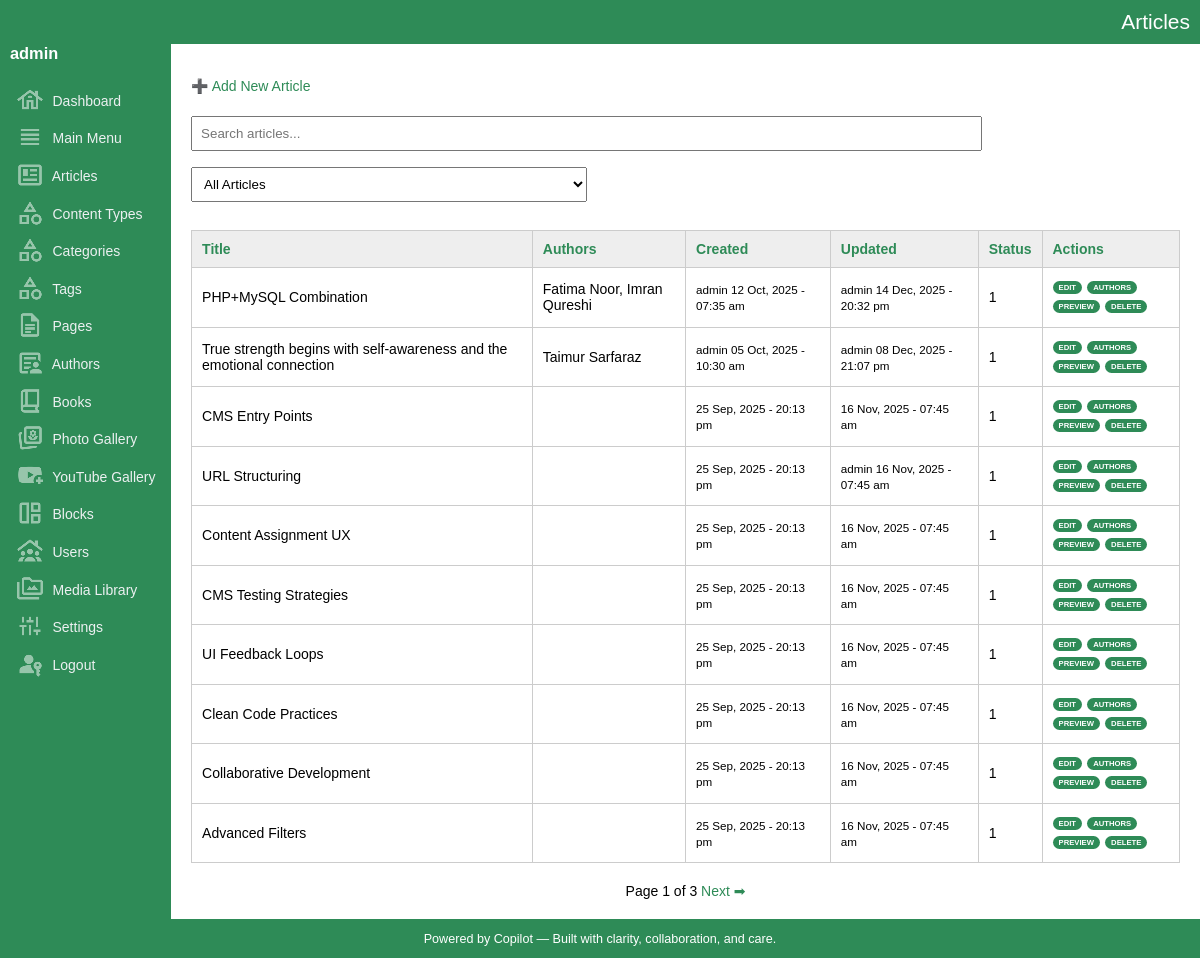
The page /admin/articles/list.php (signed in) on the database as committed earlier.
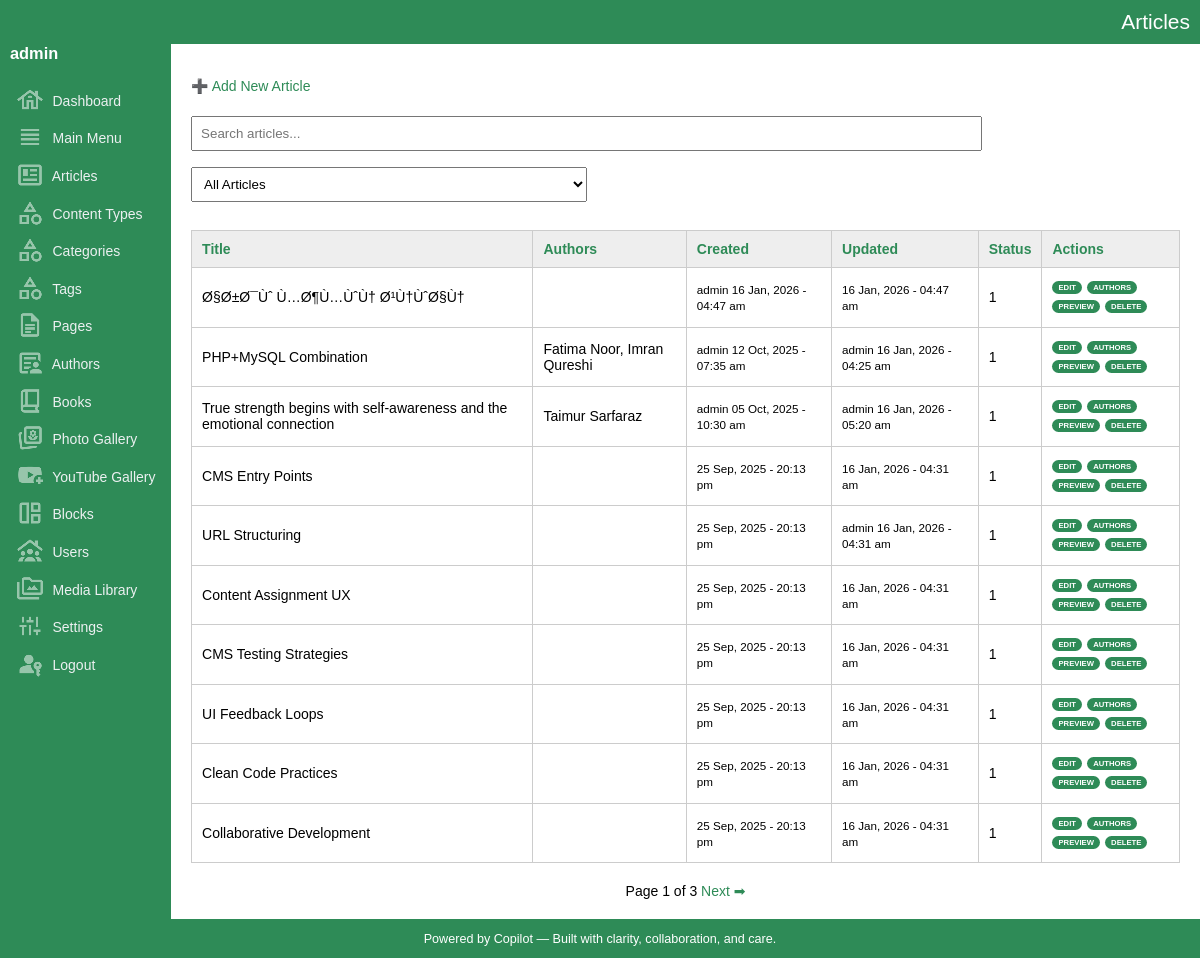
The same page on the database as committed later.
### tables this page shows
CREATE TABLE IF NOT EXISTS `articles` (
  `key_articles` int(10) UNSIGNED NOT NULL AUTO_INCREMENT,
  `key_media_banner` int(10) UNSIGNED DEFAULT '0',
  `document_code` varchar(50) NOT NULL DEFAULT '',
  `title` varchar(300) NOT NULL DEFAULT '',
  `title_sub` varchar(300) NOT NULL DEFAULT '',
  `article_snippet` varchar(1000) NOT NULL DEFAULT '',
  `article_content` mediumtext NOT NULL,
  `content_type` varchar(300) NOT NULL DEFAULT '',
  `content_direction` varchar(50) NOT NULL DEFAULT 'ltr',
  `book_indent_level` tinyint(4) NOT NULL DEFAULT '0',
  `url` varchar(200) NOT NULL DEFAULT '',
  `banner_image_url` varchar(2000) DEFAULT '',
  `sort` smallint(6) NOT NULL DEFAULT '0',
  `entry_date_time` datetime NOT NULL DEFAULT CURRENT_TIMESTAMP,
  `update_date_time` datetime NOT NULL DEFAULT CURRENT_TIMESTAMP ON UPDATE CURRENT_TIMESTAMP,
  `created_by` int(10) UNSIGNED DEFAULT NULL,
  `updated_by` int(10) UNSIGNED DEFAULT NULL,
  `is_featured` tinyint(1) NOT NULL DEFAULT '0',
  `show_on_home` tinyint(1) NOT NULL DEFAULT '1',
  `show_in_listing` tinyint(1) NOT NULL DEFAULT '1',
  `is_active` tinyint(1) DEFAULT '1',
  PRIMARY KEY (`key_articles`),
  KEY `fk_articles_media` (`key_media_banner`),
  KEY `entry_date_time` (`entry_date_time`),
  KEY `update_date_time` (`update_date_time`),
  KEY `is_active` (`is_active`),
  KEY `is_featured` (`is_featured`),
  KEY `document_code` (`document_code`)
);

CREATE TABLE IF NOT EXISTS `users` (
  `key_user` int(10) UNSIGNED NOT NULL AUTO_INCREMENT,
  `key_media_banner` int(10) UNSIGNED NOT NULL,
  `name` varchar(200) NOT NULL DEFAULT '',
  `username` varchar(100) NOT NULL,
  `password_hash` varchar(255) NOT NULL,
  `email` varchar(200) DEFAULT NULL,
  `role` enum('admin','editor','viewer') DEFAULT 'viewer',
  `is_active` tinyint(1) DEFAULT '1',
  `entry_date_time` datetime DEFAULT CURRENT_TIMESTAMP,
  `update_date_time` datetime DEFAULT CURRENT_TIMESTAMP ON UPDATE CURRENT_TIMESTAMP,
  `phone` varchar(20) DEFAULT NULL,
  `address` text,
  `city` varchar(100) DEFAULT NULL,
  `state` varchar(100) DEFAULT NULL,
  `country` varchar(100) DEFAULT NULL,
  `description` text,
  `url` varchar(200) DEFAULT NULL,
  `banner_image_url` varchar(2000) NOT NULL,
  PRIMARY KEY (`key_user`),
  UNIQUE KEY `username` (`username`)
);

### admin/articles/list.php (the view, shortened to what this page needs)
<?php
include_once('../../dbconnection.php');
include_once('../functions.php');
include_once('../layout.php');
?>
<?php startLayout("Articles"); ?>
<p><a href="#" onclick="openModal()">➕ Add New Article</a></p>
<form method="get">
    <input type="text" name="q" placeholder="Search articles..." value="<?= htmlspecialchars($_GET['q'] ?? '') ?>">
    <select name="filter" onchange="this.form.submit()">
        <option value="">All Articles</option>
    </select>
</form>
<table>
	<thead>
		<tr>
			<th><?= sortLink('Title', 'title', $_GET['sort'] ?? '', $_GET['dir'] ?? '') ?></th>
			<th>Authors</th>
			<th><?= sortLink('Created', 'entry_date_time', $_GET['sort'] ?? '', $_GET['dir'] ?? '') ?></th>
			<th><?= sortLink('Updated', 'update_date_time', $_GET['sort'] ?? '', $_GET['dir'] ?? '') ?></th>
			<th><?= sortLink('Status', 'is_active', $_GET['sort'] ?? '', $_GET['dir'] ?? '') ?></th>
			<th>Actions</th>
		</tr>
	</thead>
	<tbody>
	<?php
	$limit = 10;
	$page = isset($_GET['page']) ? max(1, intval($_GET['page'])) : 1;
	$offset = ($page - 1) * $limit;
	$q = $_GET['q'] ?? '';
	$q = $conn->real_escape_string($q);
	$sort = $_GET['sort'] ?? 'entry_date_time';
	$dir = $_GET['dir'] ?? 'desc';
	$sql = "SELECT key_articles, title, article_snippet, entry_date_time, update_date_time, is_active
			FROM articles";
	$filter = $_GET['filter'] ?? '';
	$sql .= " ORDER BY $sort $dir LIMIT $limit OFFSET $offset";
	$result = $conn->query($sql);
	while ($row = $result->fetch_assoc()) {
		$keyArticles = $row['key_articles'];
		$createdUpdated = $conn->query("SELECT
			a.key_articles,
			u1.username AS creator,
			u2.username AS updater
			FROM articles a
			LEFT JOIN users u1 ON a.created_by = u1.key_user
			LEFT JOIN users u2 ON a.updated_by = u2.key_user
			WHERE key_articles = $keyArticles")->fetch_assoc();
		$authRes = $conn->query("SELECT a.name FROM authors a JOIN article_authors aa ON a.key_authors = aa.key_authors WHERE aa.key_articles = $keyArticles");
		$authorNames = [];
		while ($a = $authRes->fetch_assoc()) {
		  $authorNames[] = $a['name'];
		}
		$authorDisplay = implode(', ', $authorNames);
		$date_created = date_format(date_create($row["entry_date_time"]), "d M, Y - H:i a");
		$date_updated = date_format(date_create($row["update_date_time"]), "d M, Y - H:i a");
		echo "<tr>
		<td>{$row['title']}</td>
		<td>" . htmlspecialchars($authorDisplay) . "</td>
		<td><small>{$createdUpdated['creator']} $date_created</small></td>
		<td><small>{$createdUpdated['updater']} $date_updated</small></td>
		<td>{$row['is_active']}</td>
		<td class='record-action-links'>
		  <a href='#' onclick='editItem({$row['key_articles']}, \"get_article.php\", [\"content_direction\",\"title\",\"title_sub\",\"article_snippet\",\"article_content\",\"url\",\"book_indent_level\",\"banner_image_url\",\"key_media_banner\",\"sort\",\"entry_date_time\",\"update_date_time\",\"is_featured\",\"show_in_listing\",\"show_on_home\",\"is_active\"])'>Edit</a>
		  <a href='#' onclick='openAuthorModal({$row['key_articles']},\"{$row['title']}\")'>Authors</a>
		  <a href='preview.php?id={$row['key_articles']}' target='_blank'>Preview</a>
		  <a href='delete.php?id={$row['key_articles']}' onclick='return confirm(\"Delete this article?\")'>Delete</a>
		</td>
		</tr>";
	}
	$countSql = "SELECT COUNT(*) AS total FROM articles";
	$countResult = $conn->query($countSql);
	$totalArticles = $countResult->fetch_assoc()['total'];
	$totalPages = ceil($totalArticles / $limit);
	?>
	</tbody>
</table>
<div id="pager">
	Page <?php echo $page; ?> of <?php echo $totalPages; ?>
	<?php if ($page < $totalPages): ?>
	<a href="?page=<?php echo $page + 1; ?>&q=<?php echo urlencode($q); ?>&sort=<?php echo urlencode($sort); ?>&dir=<?php echo urlencode($dir)?>&filter=<?php echo urlencode($filter); ?>">Next ➡</a>
	<?php endif; ?>
</div>
<?php endLayout(); ?>

### admin/layout.php (shortened to what this page needs)
<?php
function startLayout($title = "Admin Panel") {
	$username = $_SESSION["username"];
	echo ('
	<!DOCTYPE html>
	<html>
	<head>
		<title>' . $title . '</title>
		<link rel="stylesheet" href="../assets/css/style.css">
	</head>
	<body>
	<header>' .
	$title
	. '</header>
	<div class="container">
		<div class="sidebar">
		<h3>' . $username. '</h3>
		<a href="../index.php"><img src="../assets/images/icon-dashboard.png" class="sidebar-icon"> Dashboard</a>
		<a href="../main_menu/list.php"><img src="../assets/images/icon-main-menu.png" class="sidebar-icon"> Main Menu</a>
		<a href="../articles/list.php"><img src="../assets/images/icon-articles.png" class="sidebar-icon"> Articles</a>
		<a href="../content_types/list.php"><img src="../assets/images/icon-categories.png" class="sidebar-icon"> Content Types</a>
		<a href="../categories/list.php"><img src="../assets/images/icon-categories.png" class="sidebar-icon"> Categories</a>
		<a href="../tags/list.php"><img src="../assets/images/icon-categories.png" class="sidebar-icon"> Tags</a>
		<a href="../pages/list.php"><img src="../assets/images/icon-pages.png" class="sidebar-icon"> Pages</a>
		<a href="../authors/list.php"><img src="../assets/images/icon-authors.png" class="sidebar-icon"> Authors</a>
		<a href="../books/list.php"><img src="../assets/images/icon-books.png" class="sidebar-icon"> Books</a>
		<a href="../photo_gallery/list.php"><img src="../assets/images/icon-photo-gallery.png" class="sidebar-icon"> Photo Gallery</a>
		<a href="../youtube_gallery/list.php"><img src="../assets/images/icon-youtube-gallery.png" class="sidebar-icon"> YouTube Gallery</a>
		<a href="../blocks/list.php"><img src="../assets/images/icon-blocks.png" class="sidebar-icon"> Blocks</a>
		<a href="../users/list.php"><img src="../assets/images/icon-users.png" class="sidebar-icon"> Users</a>
		<a href="../media_library/list.php"><img src="../assets/images/icon-media-library.png" class="sidebar-icon"> Media Library</a>
		<a href="../settings/list.php"><img src="../assets/images/icon-settings.png" class="sidebar-icon"> Settings</a>
		<a href="../users/logout.php"><img src="../assets/images/icon-logout.png" class="sidebar-icon"> Logout</a>
		</div>
		<div class="main">
	');
}
function endLayout() {
	echo ('
		</div>
		</div>
		<footer>
			Powered by Copilot &mdash; Built with clarity, collaboration, and care.
		</footer>
		</body>
		</html>
	');
}
?>

### admin/functions.php (shortened to what this page needs)
<?php
function sortLink($label, $column, $currentSort, $currentDir) {
	$newDir = ($currentSort === $column && $currentDir === 'asc') ? 'desc' : 'asc';
	$icon = '';
	$query = $_GET;
	$query['sort'] = $column;
	$query['dir'] = $newDir;
	$url = '?' . http_build_query($query);
	return "<a href=\"$url\">$label$icon</a>";
}
?>

### admin/assets/css/style.css (style rules this page uses)
body { margin:0; font-family:Arial, sans-serif; font-size:14px; }
a { color:seagreen; text-decoration:none; }
header { color:#FFF; background:seagreen; padding:10px; text-align:right; font-size:1.5em; }
.container { display:flex; background:#fff; min-height:100vh; }
.sidebar { background:seagreen; color:#fff; padding:0 10px; }
.sidebar h3 { margin:0 0 20px 0; }
.sidebar a { display:block; color:#ecf0f1; padding:0.2em 0.4em 0.2em 0.4em; border-radius:4px; }
.sidebar-icon { vertical-align:middle; display:inline-block; margin:0 5px 4px 0; opacity:.5; }
.main { flex:1; padding:20px; border-radius:20px; }
table { width:100%; border-collapse:collapse; margin-top:20px; }
table th, table td { padding:10px; border:1px solid #ccc; text-align:left; }
table th { background:#eee; color:seagreen; }
form select, form input[type="number"], #username, #password { width:40%; padding:8px; margin:8px 0; box-sizing:border-box; }
form input[type="text"], form input[type="url"], form input[type="tel"], form input[type="email"] { width:80%; padding:8px; margin:8px 0; box-sizing:border-box; }
.record-action-links { text-transform:uppercase; font-size:.55em; font-weight:bold; word-spacing:3px; line-height:250%; max-width:150px; }
.record-action-links a { background-color:seagreen; color:#FFF; border-radius:30px; padding:2px 6px 2px 6px; }
#pager { margin-top:20px; text-align:center; }
footer { background:seagreen; color:#FFF; text-align:center; padding:1em; font-size:0.9em; }

Rows that differ between the two databases and show on the page:
no longer on this page (row edited): articles: title "Advanced Filters", entry_date_time "25 Sep, 2025 - 20:13 pm", update_date_time "16 Nov, 2025 - 07:45 am", is_active "1"
added articles: title "Ø§Ø±Ø¯Ùˆ Ù…Ø¶Ù…ÙˆÙ† Ø¹Ù†ÙˆØ§Ù†", users.username "admin", entry_date_time "16 Jan, 2026 - 04:47 am", update_date_time "16 Jan, 2026 - 04:47 am", is_active "1"
changed articles "PHP+MySQL Combination": update_date_time "14 Dec, 2025 - 20:32 pm" → "16 Jan, 2026 - 04:25 am"
changed articles "True strength begins with self-awareness and the emotional connection": update_date_time "08 Dec, 2025 - 21:07 pm" → "16 Jan, 2026 - 05:20 am"
changed articles "CMS Entry Points": update_date_time "16 Nov, 2025 - 07:45 am" → "16 Jan, 2026 - 04:31 am"
changed articles "URL Structuring": update_date_time "16 Nov, 2025 - 07:45 am" → "16 Jan, 2026 - 04:31 am"
changed articles "Content Assignment UX": update_date_time "16 Nov, 2025 - 07:45 am" → "16 Jan, 2026 - 04:31 am"
changed articles "CMS Testing Strategies": update_date_time "16 Nov, 2025 - 07:45 am" → "16 Jan, 2026 - 04:31 am"
changed articles "UI Feedback Loops": update_date_time "16 Nov, 2025 - 07:45 am" → "16 Jan, 2026 - 04:31 am"
changed articles "Clean Code Practices": update_date_time "16 Nov, 2025 - 07:45 am" → "16 Jan, 2026 - 04:31 am"
changed articles "Collaborative Development": update_date_time "16 Nov, 2025 - 07:45 am" → "16 Jan, 2026 - 04:31 am"
